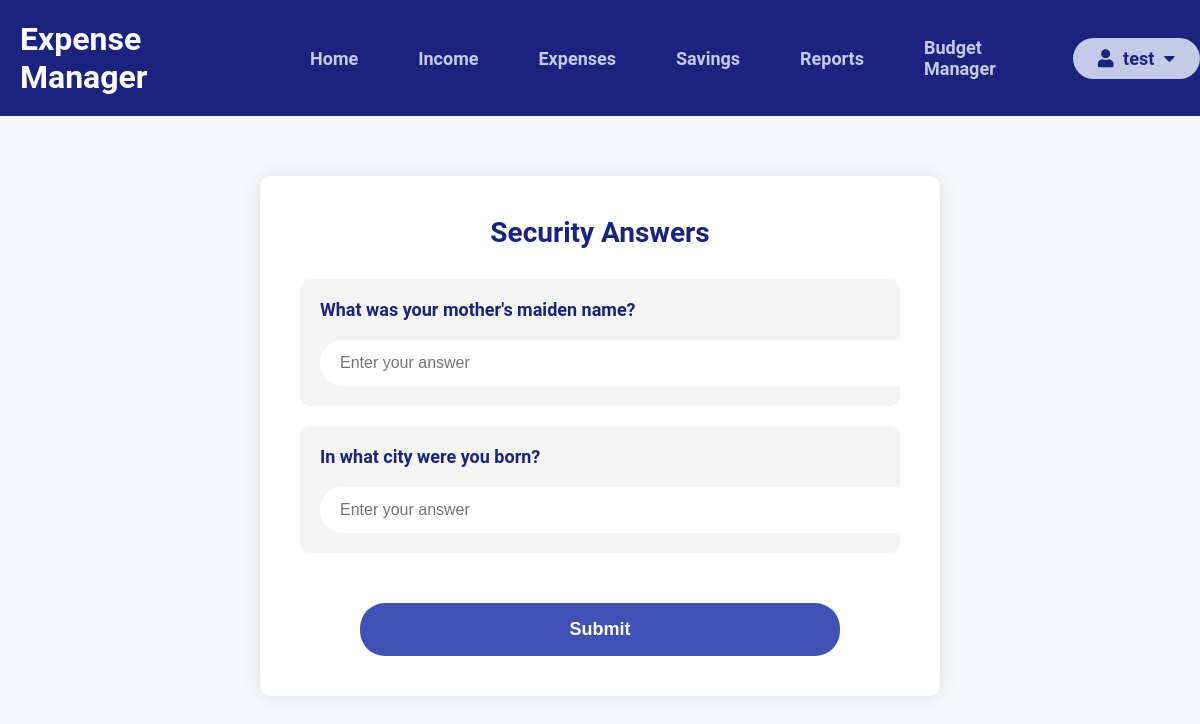
Screenshot of /security_answers (signed in) with the database file from the repository.
### tables this page shows
CREATE TABLE users (
  id INTEGER PRIMARY KEY AUTOINCREMENT,
  fullname TEXT NOT NULL,
  username TEXT NOT NULL UNIQUE,
  email TEXT NOT NULL UNIQUE,
  password TEXT NOT NULL,
  security_question_1 TEXT,
  security_answer_1 TEXT,
  security_question_2 TEXT,
  security_answer_2 TEXT,
  incorrect_attempts INTEGER DEFAULT 0,
  lockout_time DATETIME,
  is_locked BOOLEAN DEFAULT 0
);

### src/authentication.py (the view, shortened to what this page needs)
@auth.route('/security_answers', methods=['GET', 'POST'])
@login_required
def security_answers():
    db = get_db(auth)
    user = db.execute('SELECT * FROM users WHERE id = ?', (current_user.id,)).fetchone()
    security_question_1 = user['security_question_1']
    security_question_2 = user['security_question_2']
    return render_template('security_answers.html', security_question_1=security_question_1, security_question_2=security_question_2)

### main.py (called while the page is built)
@login_manager.user_loader
def load_user(user_id):
    db = get_db(app)
    user = db.execute('SELECT * FROM users WHERE id = ?', (user_id,)).fetchone()
    if user:
        user_obj = User(user['id'], user['fullname'], user['username'], user['email'])
        return user_obj
    return None

@app.teardown_appcontext
def close_connection(exception):
    db = getattr(g, '_database', None)
    if db is not None:
        db.close()

@app.teardown_appcontext
def backup_on_exit(exception):
    backup_database()

### src/backup.py (called while the page is built)
def backup_database():
    source = sqlite3.connect(DATABASE)
    backup_dir = 'backups'
    if not os.path.exists(backup_dir):
        os.makedirs(backup_dir)
    timestamp = datetime.now().strftime("%Y%m%d_%H%M%S")
    backup_file = os.path.join(backup_dir, f'database_backup_{timestamp}.db')
    destination = sqlite3.connect(backup_file)
    with source:
        source.backup(destination)
    destination.close()
    source.close()
    backups = sorted([f for f in os.listdir(backup_dir) if f.startswith('database_backup_') and f.endswith('.db')])
    while len(backups) > 5:
        os.remove(os.path.join(backup_dir, backups.pop(0)))
    print(f"Database backed up to {backup_file}")

### src/database.py (called while the page is built)
def get_db(app):
    db = getattr(g, '_database', None)
    if db is None:
        db = g._database = sqlite3.connect(DATABASE)
        db.row_factory = sqlite3.Row
    return db

### templates/security_answers.html (shortened to what this page needs)
<!DOCTYPE html>
<html>
<head>
    <link rel="stylesheet" type="text/css" href="../static/security_questions.css">
    <link rel="stylesheet" type="text/css" href="../static/header.css">
    <link rel="stylesheet" href="https://cdnjs.cloudflare.com/ajax/libs/font-awesome/5.15.3/css/all.min.css">
</head>
<body>
    {% include "header.html" %}
    <div class="container">
        <h2>Security Answers</h2>
        <form action="{{ url_for('security_answers') }}" method="POST">
            <div class="form-group">
                <label>{{ security_question_1 }}</label>
                <input type="text" name="security_answer_1" placeholder="Enter your answer" required>
            </div>
            <div class="form-group">
                <label>{{ security_question_2 }}</label>
                <input type="text" name="security_answer_2" placeholder="Enter your answer" required>
            </div>
            <button type="submit">Submit</button>
        </form>
    </div>
</body>
</html>

### templates/header.html (shortened to what this page needs)
<header>
  <div class="logo">Expense Manager</div>
  <ul class="nav-options">
    <li><a href="/">Home</a></li>
    <li><a href="{{ url_for('view_income')}}">Income</a></li>
    <li><a href="{{ url_for('view_expenses') }}">Expenses</a></li>
    <li><a href="{{ url_for('savings_goals') }}">Savings</a></li>
    <li><a href="{{ url_for('reports.get_report') }}">Reports</a></li>
    <li><a href="{{ url_for('budget_management') }}">Budget Manager</a></li>
    {% if current_user.is_authenticated %}
      <li id="auth-option" class="dropdown">
        <a href="#" class="dropdown-toggle">
          <i class="fas fa-user"></i>&nbsp;{{ current_user.username }}&nbsp;<i class="fas fa-caret-down"></i>
        </a>
      </li>
    {% elif request.path == url_for('auth.login') %}
      <li id="auth-option"><a href="{{ url_for('auth.signup') }}">Signup <i class="fas fa-user-plus"></i></a></li>
    {% else %}
      <li id="auth-option"><a href="{{ url_for('auth.login') }}"><i class="fas fa-sign-in-alt"></i>Login </i></a></li>
    {% endif %}
  </ul>
</header>

### static/security_questions.css (style rules this page uses)
body { font-family: 'Roboto', Arial, sans-serif; background-color: #f5f7fa; display: flex; flex-direction: column; align-items: center; min-height: 100vh; margin: 0; padding: 0; }
header { background-color: #1a237e; color: white; padding: 20px; display: flex; justify-content: space-between; align-items: center; width: 100%; }
.logo { font-size: 32px; font-weight: bold; margin-left: 20px; }
.nav-options { list-style-type: none; margin: 0; padding: 0; display: flex; align-items: center; }
.nav-options li { margin-left: 20px; }
.nav-options li a { color: #c5cae9; text-decoration: none; font-size: 18px; font-weight: bold; transition: color 0.3s; padding: 10px 20px; border-radius: 30px; display: flex; align-items: center; }
.nav-options li a i { margin-left: 5px; }
.container { max-width: 600px; width: 100%; padding: 40px; background-color: #fff; border-radius: 10px; box-shadow: 0 0 20px rgba(0, 0, 0, 0.1); text-align: center; margin-top: 5%; }
h2 { color: #1a237e; margin-top: 0; margin-bottom: 30px; font-size: 28px; }
.form-group { display: flex; flex-direction: column; align-items: flex-start; margin-bottom: 20px; background-color: #f5f5f5; padding: 20px; border-radius: 10px; }
.form-group label { font-size: 18px; font-weight: bold; margin-bottom: 10px; color: #1a237e; }
.form-group input[type="text"] { width: 100%; padding: 14px 20px; border: none; border-radius: 25px; background-color: #fff; font-size: 16px; color: #333; margin-top: 10px; }
button { background-color: #3f51b5; color: white; padding: 16px 20px; margin-top: 30px; border: none; border-radius: 25px; cursor: pointer; width: 80%; font-size: 18px; font-weight: bold; transition: background-color 0.3s ease; }

### static/header.css (style rules this page uses)
header { background-color: #1a237e; color: white; padding: 20px; display: flex; justify-content: space-between; align-items: center; }
.logo { font-size: 32px; font-weight: bold; }
.nav-options { list-style-type: none; margin: 0; padding: 0; display: flex; align-items: center; }
.nav-options li { margin-left: 20px; }
.nav-options li a { color: #c5cae9; text-decoration: none; font-size: 18px; font-weight: bold; transition: color 0.3s; padding: 10px 20px; border-radius: 30px; display: flex; align-items: center; }
.nav-options li a i { margin-right: 5px; }
#auth-option a { background-color: #c5cae9; color: #1a237e; }
.dropdown { position: relative; }
.dropdown-toggle { cursor: pointer; }

### rows the page displays
users: username "test", security_question_1 "What was your mother's maiden name?", security_question_2 "In what city were you born?"
